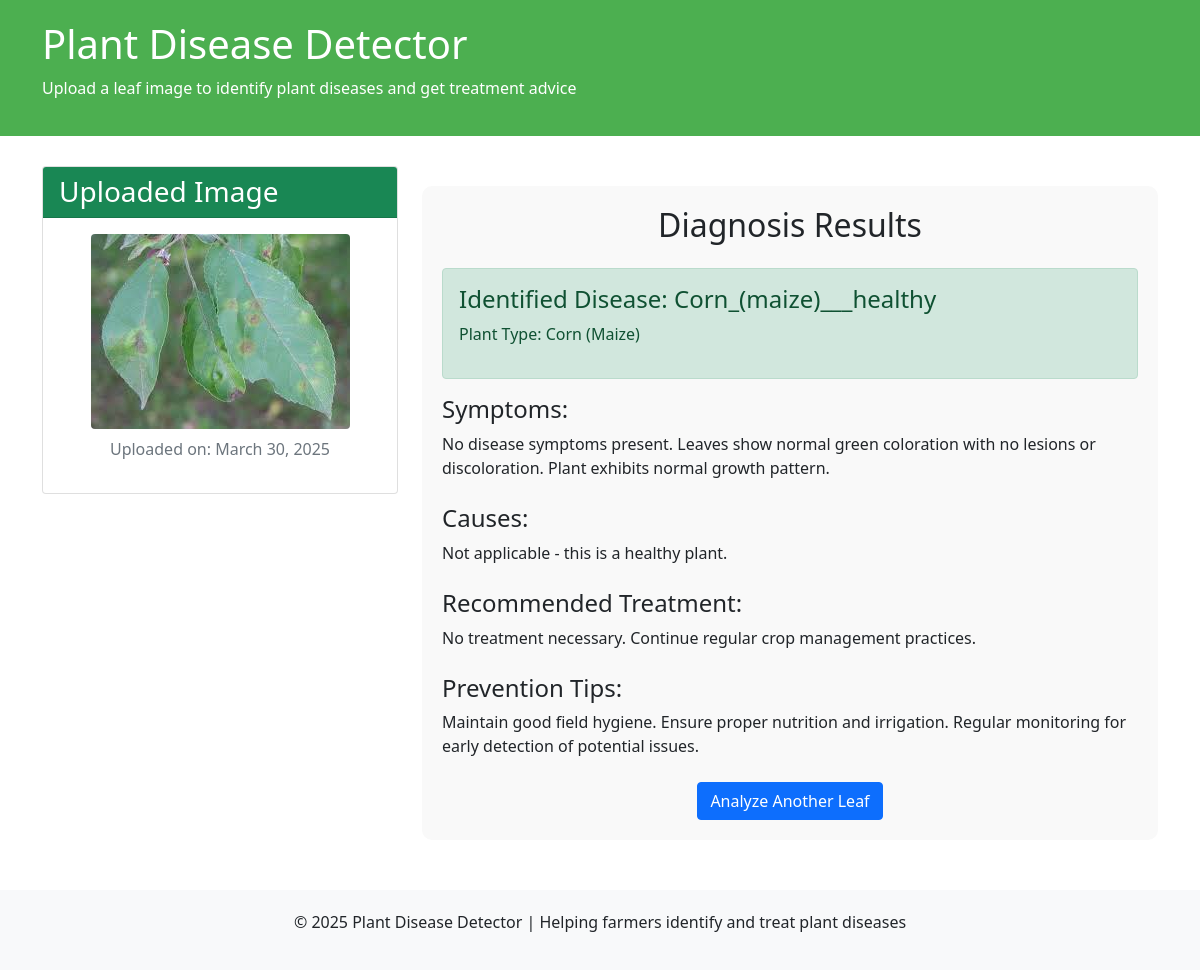
The page /result/6/ on the database its author committed.
### disease_app/models.py (models this page shows, shortened)
class LeafImage(models.Model):
    image = models.ImageField(upload_to='uploads/')
    uploaded_at = models.DateTimeField(auto_now_add=True)
    result = models.ForeignKey(PlantDisease, on_delete=models.SET_NULL, null=True, blank=True)

class PlantDisease(models.Model):
    name = models.CharField(max_length=200)
    plant_type = models.CharField(max_length=100)
    symptoms = models.TextField()
    causes = models.TextField()
    treatment = models.TextField()
    prevention = models.TextField()

### disease_app/views.py (the view)
# urls.py: path('result/<int:image_id>/', views.result_view, name='result'),
def result_view(request, image_id):
    leaf_image = get_object_or_404(LeafImage, id=image_id)
    context = {
        'leaf_image': leaf_image,
    }
    return render(request, 'disease_app/result.html', context)

### templates/disease_app/result.html (shortened to what this page needs)
{% extends 'base.html' %}
{% block content %}
<div class="row">
    <div class="col-md-4">
        <div class="card mb-4">
            <div class="card-header bg-success text-white">
                <h3 class="mb-0">Uploaded Image</h3>
            </div>
            <div class="card-body text-center">
                <img src="{{ leaf_image.image.url }}" alt="Leaf Image" class="img-fluid rounded" style="max-height: 300px;">
                <p class="text-muted mt-2">Uploaded on: {{ leaf_image.uploaded_at|date:"F d, Y" }}</p>
            </div>
        </div>
    </div>
    <div class="col-md-8">
        {% if leaf_image.result %}
            <div class="result-container">
                <h2 class="text-center mb-4">Diagnosis Results</h2>
                <div class="alert alert-success">
                    <h4>Identified Disease: {{ leaf_image.result.name }}</h4>
                    <p>Plant Type: {{ leaf_image.result.plant_type }}</p>
                </div>
                <div class="mb-4">
                    <h4>Symptoms:</h4>
                    <p>{{ leaf_image.result.symptoms }}</p>
                </div>
                <div class="mb-4">
                    <h4>Causes:</h4>
                    <p>{{ leaf_image.result.causes }}</p>
                </div>
                <div class="mb-4">
                    <h4>Recommended Treatment:</h4>
                    <p>{{ leaf_image.result.treatment }}</p>
                </div>
                <div class="mb-4">
                    <h4>Prevention Tips:</h4>
                    <p>{{ leaf_image.result.prevention }}</p>
                </div>
                <div class="text-center mt-4">
                    <a href="{% url 'disease_app:home' %}" class="btn btn-primary">Analyze Another Leaf</a>
                </div>
            </div>
        {% endif %}
    </div>
</div>
{% endblock %}

### templates/base.html (style rules this page uses)
.result-container { background-color: #f9f9f9; border-radius: 10px; padding: 20px; margin-top: 20px; }

### rows shown on the page
LeafImage: image (picture), uploaded_at "March 30, 2025", result.name "Corn_(maize)___healthy", result.plant_type "Corn (Maize)", result.symptoms "No disease symptoms present. Leaves show normal green coloration with no lesions or discoloration. Plant exhibits normal growth pattern.", result.causes "Not applicable - this is a healthy plant.", result.treatment "No treatment necessary. Continue regular crop management practices.", result.prevention "Maintain good field hygiene. Ensure proper nutrition and irrigation. Regular monitoring for early detection of potential issues."
